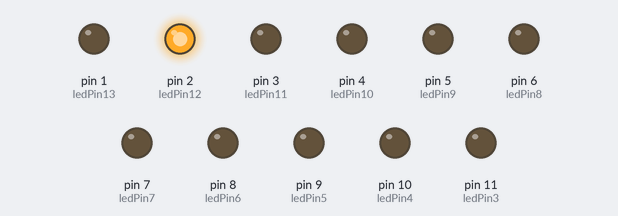
A sketch run on a simulated Arduino Uno, built with avr-gcc and run on an emulated ATmega328P. Shown: output pins drawn as LEDs (lit = HIGH).

Above: at 0.5 s.
At 2.5 s:
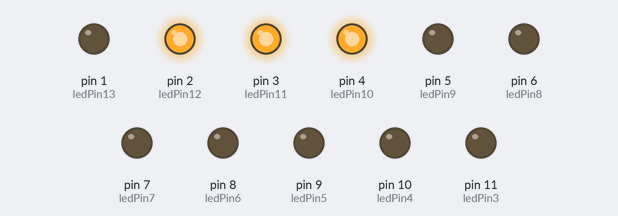
At 6.5 s:
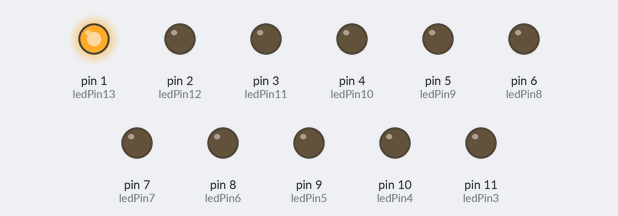
At 9.5 s:
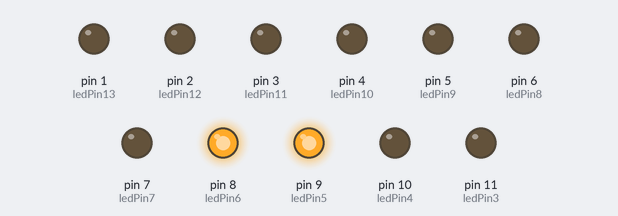
At 12.5 s:
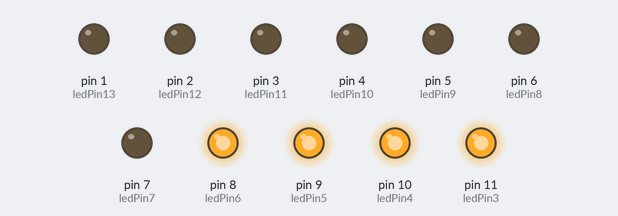
At 19.5 s:
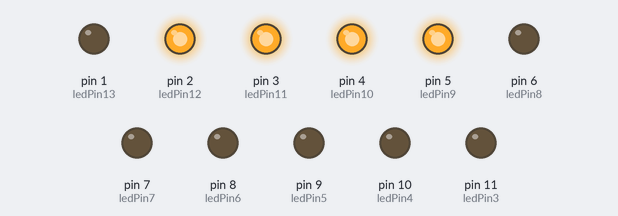
Timing chart, 0 to 20.8 s (numbered marks = the images above):
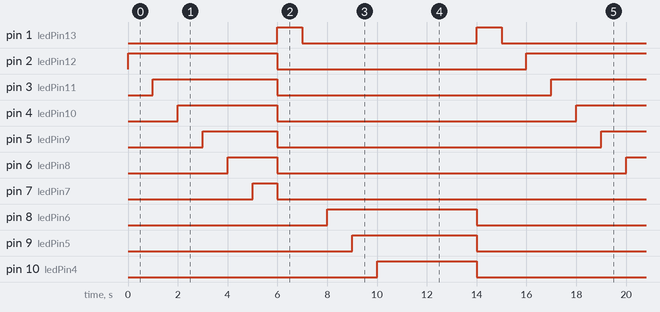

The sketch:

Semaforo_utilizando_leds.ino
```cpp
#define ledPin1 13
#define ledPin2 12
#define ledPin3 11
#define ledPin4 10
#define ledPin5 9
#define ledPin6 8
#define ledPin7 7
#define ledPin8 6
#define ledPin9 5
#define ledPin10 4
#define ledPin11 3
#define ledPin12 2
#define ledPin13 1


void setup() {
  // put your setup code here, to run once:
  pinMode(ledPin3, OUTPUT);
    pinMode(ledPin4, OUTPUT);
    pinMode(ledPin5, OUTPUT);
    pinMode(ledPin6, OUTPUT);
    pinMode(ledPin7, OUTPUT);
    pinMode(ledPin8, OUTPUT);
    pinMode(ledPin9, OUTPUT);
    pinMode(ledPin10, OUTPUT);
    pinMode(ledPin11, OUTPUT);
    pinMode(ledPin12, OUTPUT);
    pinMode(ledPin13, OUTPUT);
}

void loop() {
  // put your main code here, to run repeatedly:


  //segunda fileira

  digitalWrite(ledPin12, HIGH);
delay(1000);


  digitalWrite(ledPin11, HIGH);
delay(1000);


  digitalWrite(ledPin10, HIGH);
delay(1000);


  digitalWrite(ledPin9, HIGH);
delay(1000);


      digitalWrite(ledPin8, HIGH);
delay(1000);


      digitalWrite(ledPin7, HIGH);
delay(1000);

  digitalWrite (ledPin7, LOW);
  digitalWrite (ledPin8, LOW);
  digitalWrite (ledPin9, LOW);
  digitalWrite (ledPin10, LOW);
  digitalWrite (ledPin11, LOW);
  digitalWrite (ledPin12, LOW);


  // amarelo
  digitalWrite(ledPin13, HIGH);
  delay(1000);
  digitalWrite(ledPin13, LOW);
  delay(1000);


  //primeira fileira

      digitalWrite(ledPin6, HIGH);
delay(1000);


      digitalWrite(ledPin5, HIGH);
delay(1000);


      digitalWrite(ledPin4, HIGH);
delay(1000);


      digitalWrite(ledPin3, HIGH);
delay(1000);

  digitalWrite(ledPin2, HIGH);
delay(1000);

  digitalWrite(ledPin1, HIGH);
delay(1000);

  digitalWrite(ledPin1,LOW);
  digitalWrite(ledPin2,LOW);
  digitalWrite(ledPin3,LOW);
  digitalWrite(ledPin4,LOW);
  digitalWrite(ledPin5,LOW);
  digitalWrite(ledPin6,LOW);

    // amarelo
  digitalWrite(ledPin13, HIGH);
  delay(1000);
  digitalWrite(ledPin13, LOW);
  delay(1000);

}
```

Measured:
- by itself, pin 1 (ledPin13): alternates HIGH for 1.0 s and LOW for 7.0 s
- by itself, pin 2 (ledPin12), pin 8 (ledPin6): alternates HIGH for 6.0 s and LOW for 10.0 s
- by itself, pin 3 (ledPin11), pin 9 (ledPin5): alternates HIGH for 5.0 s and LOW for 11.0 s
- by itself, pin 4 (ledPin10), pin 10 (ledPin4): alternates HIGH for 4.0 s and LOW for 12.0 s
- by itself, pin 5 (ledPin9), pin 11 (ledPin3): alternates HIGH for 3.0 s and LOW for 13.0 s
- by itself, pin 6 (ledPin8): alternates HIGH for 2.0 s and LOW for 14.0 s
- by itself, pin 7 (ledPin7): alternates HIGH for 1.0 s and LOW for 15.0 s
